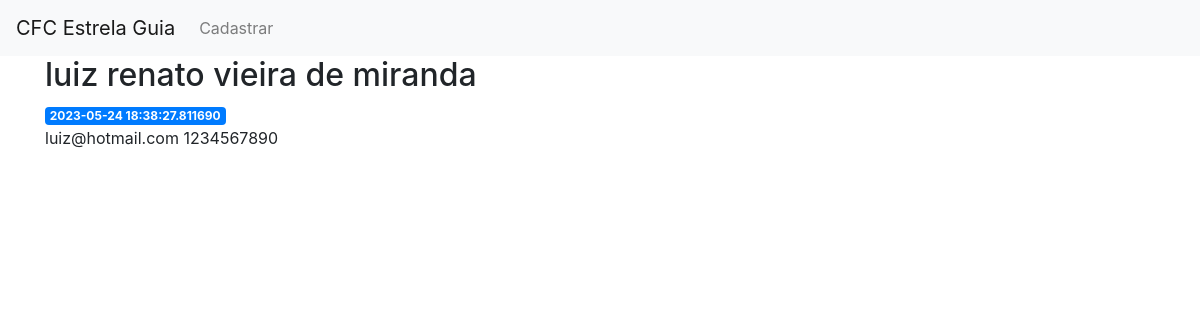
Page /11 on the committed database.
### app.py (models this page shows)
class Posts(db.Model):
   id = db.Column(db.Integer, primary_key=True)
   created = db.Column(db.DateTime, default=datetime.datetime.utcnow)
   title = db.Column(db.String(80), nullable=False)
   content = db.Column(db.String(200), nullable=False)

### app.py (the view)
@app.route('/<int:post_id>')
def post(post_id):
    post = get_post(post_id)
    return render_template('post.html', post=post)

### app.py (called while the page is built)
def get_post(post_id):
   post = Posts.query.filter_by(id=post_id).first()
   if post is None:
      abort(404)
   return post

### templates/post.html
{% extends 'base.html' %}
{% block content %}
    <h2>{% block title %} {{ post['title'] }} {% endblock %}</h2>
    <span class="badge badge-primary">{{ post['created'] }}</span>
    <p>{{ post['content'] }}</p>
{% endblock %}

### rows in the picture
Posts: title "luiz renato vieira de miranda", created "2023-05-24 18:38:27.811690", content "luiz@hotmail.com 1234567890"
